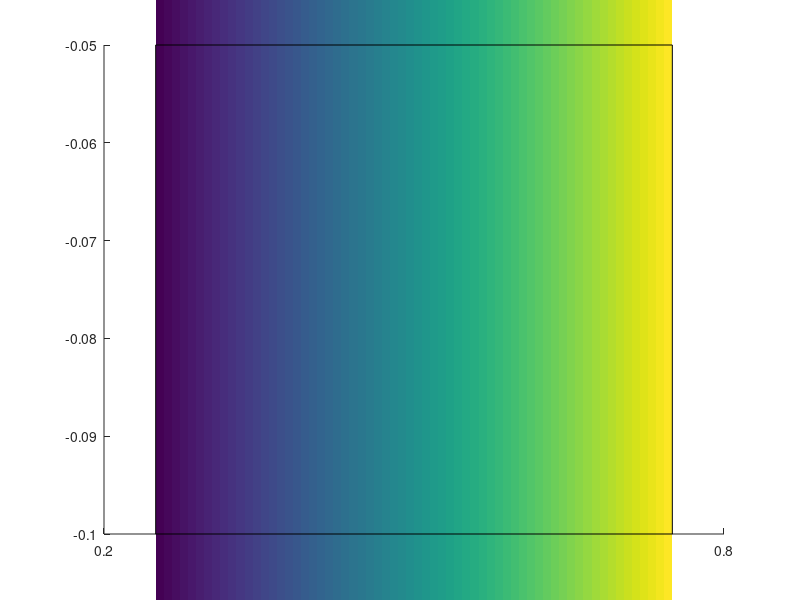

MATLAB code for this plot: (Note: this script raises an error after producing the figure.)
% Scale bar
function [ h1, h2 ] = colorscale( varargin )

% size
str = '';
lim1 = '';
lim2 = '';
orientation = 'b';
x = get( gca, 'XLim' );
y = get( gca, 'YLim' );
x = x(1) + [ .25 .75 ] * ( x(2) - x(1) );
y = y(1) - [ .1  .05 ] * ( y(2) - y(1) );
if nargin >= 1, str = varargin{1}; end
if nargin >= 2, x = varargin{2}; end
if nargin >= 3, y = varargin{3}; end
if nargin >= 4, orientation = varargin{4}; end
if nargin >= 5, lim1 = varargin{5}; end
if nargin >= 6, lim2 = varargin{6}; end
x = x(:)';
y = y(:)';

% color image
fg = get( gcf, 'DefaultTextColor' );
cmap = colormap;
clim = caxis;
folded = -clim(1) == clim(2) && all( all( cmap == cmap(end:-1:1,:) ) );
dc = ( clim(2) - clim(1) ) / ( length( cmap ) - 1 );
if folded, clim(1) = 0; end
hold on
if any( strcmp( orientation, { 'l' 'r' } ) )
  xx = x + [ 1 -1 ] * ( x(2) - x(1) ) / 3;
  yy = y + [ 1 -1 ] * .5 * ( y(2) - y(1) ) / ( length( cmap ) - 1 );
  h1(1) = imagesc( xx, yy, [ clim(1):dc:clim(2) ]' );
else
  yy = y + [ 1 -1 ] * ( y(2) - y(1) ) / 3;
  xx = x + [ 1 -1 ] * .5 * ( x(2) - x(1) ) / ( length( cmap ) - 1 );
  h1(1) = imagesc( xx, yy, clim(1):dc:clim(2) );
end
h1(2) = plot( x([1 1 2 2 1]), y([1 2 2 1 1]), 'Color', fg );
set( h1, 'Clipping', 'off', 'HitTest', 'off' )
if nargout < 1, clear h1, end

% text
w = [ 1 .5 0; 0 .5 1 ];
h = .33 * [ -1 -1 -1; 1 1 1 ];
switch orientation
case 'b', x = x * w; y = y(1) - y * h; ver = 'top';    rot = 0;
case 't', x = x * w; y = y(2) + y * h; ver = 'bottom'; rot = 0;
case 'l', y = y * w; x = x(1) - x * h; ver = 'bottom'; rot = 90;
case 'r', y = y * w; x = x(2) + x * h; ver = 'top';    rot = 90;
otherwise, error
end
if ~length( lim1 ), lim1 = num2str(clim(1)); end
if ~length( lim2 ), lim2 = num2str(clim(2)); end
h2 = text( x, y, { lim1 str lim2 } )';
set( h2, 'Hor', 'center', 'Ver', ver, 'Rot', rot, 'Clipping', 'off', 'HitTest', 'off' )
if nargout < 2, clear h2, end
